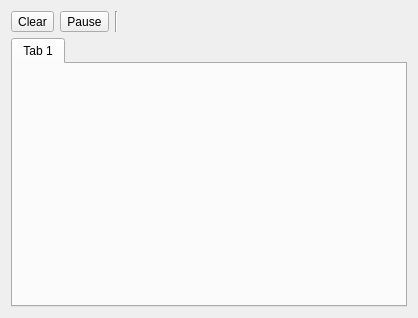
<?xml version="1.0" encoding="UTF-8"?>
<ui version="4.0">
 <class>GraphsView</class>
 <widget class="QWidget" name="GraphsView">
  <property name="geometry">
   <rect>
    <x>0</x>
    <y>0</y>
    <width>418</width>
    <height>318</height>
   </rect>
  </property>
  <property name="windowTitle">
   <string>Form</string>
  </property>
  <layout class="QVBoxLayout" name="verticalLayout">
   <item>
    <layout class="QHBoxLayout" name="horizontalLayout">
     <property name="spacing">
      <number>6</number>
     </property>
     <item>
      <widget class="QToolButton" name="btnClear">
       <property name="text">
        <string>Clear</string>
       </property>
      </widget>
     </item>
     <item>
      <widget class="QToolButton" name="btnPause">
       <property name="text">
        <string>Pause</string>
       </property>
       <property name="checkable">
        <bool>true</bool>
       </property>
      </widget>
     </item>
     <item>
      <widget class="Line" name="line">
       <property name="orientation">
        <enum>Qt::Vertical</enum>
       </property>
      </widget>
     </item>
     <item>
      <spacer name="horizontalSpacer">
       <property name="orientation">
        <enum>Qt::Horizontal</enum>
       </property>
       <property name="sizeHint" stdset="0">
        <size>
         <width>40</width>
         <height>20</height>
        </size>
       </property>
      </spacer>
     </item>
    </layout>
   </item>
   <item>
    <widget class="QTabWidget" name="tabWidget">
     <property name="currentIndex">
      <number>0</number>
     </property>
     <widget class="QWidget" name="tab">
      <attribute name="title">
       <string>Tab 1</string>
      </attribute>
     </widget>
    </widget>
   </item>
  </layout>
 </widget>
 <resources/>
 <connections/>
</ui>
